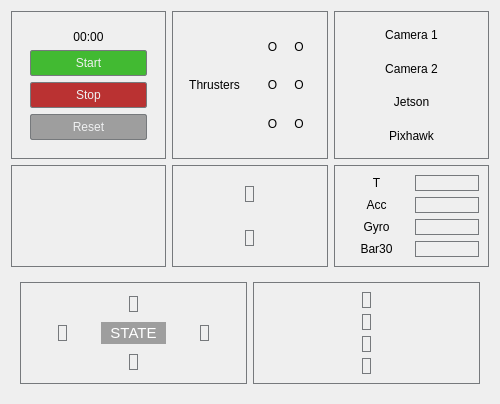
     <widget class="QFrame" name="main_right_frame">
      <property name="minimumSize">
       <size>
        <width>500</width>
        <height>0</height>
       </size>
      </property>
      <property name="maximumSize">
       <size>
        <width>200</width>
        <height>16777215</height>
       </size>
      </property>
      <property name="styleSheet">
       <string notr="true">border: none;</string>
      </property>
      <property name="frameShape">
       <enum>QFrame::StyledPanel</enum>
      </property>
      <property name="frameShadow">
       <enum>QFrame::Raised</enum>
      </property>
      <layout class="QGridLayout" name="gridLayout">
       <item row="0" column="2">
        <widget class="QFrame" name="frame_2">
         <property name="maximumSize">
          <size>
           <width>16777215</width>
           <height>16777215</height>
          </size>
         </property>
         <property name="styleSheet">
          <string notr="true">border: 1px solid #76797C;</string>
         </property>
         <property name="frameShape">
          <enum>QFrame::StyledPanel</enum>
         </property>
         <property name="frameShadow">
          <enum>QFrame::Raised</enum>
         </property>
         <layout class="QVBoxLayout" name="verticalLayout_2">
          <item>
           <widget class="QFrame" name="frame_3">
            <property name="styleSheet">
             <string notr="true">border: none;</string>
            </property>
            <property name="frameShape">
             <enum>QFrame::StyledPanel</enum>
            </property>
            <property name="frameShadow">
             <enum>QFrame::Raised</enum>
            </property>
            <layout class="QVBoxLayout" name="verticalLayout_4">
             <item>
              <widget class="QLabel" name="timerLabel">
               <property name="styleSheet">
                <string notr="true">border: none;</string>
               </property>
               <property name="text">
                <string>00:00</string>
               </property>
               <property name="alignment">
                <set>Qt::AlignCenter</set>
               </property>
              </widget>
             </item>
             <item>
              <widget class="QPushButton" name="startButton">
               <property name="styleSheet">
                <string notr="true">
QPushButton
{
    color: #eff0f1;
    background-color: #42ba32;
    border-width: 1px;
    border-color: #76797C;
    border-style: solid;
    padding: 5px;
    border-radius: 2px;
    outline: none;
}

QPushButton:disabled
{
    background-color: #a6a6a6;
    border-width: 1px;
    border-color: #454545;
    border-style: solid;
    padding-top: 5px;
    padding-bottom: 5px;
    padding-left: 10px;
    padding-right: 10px;
    border-radius: 2px;
    color: #454545;
}

QPushButton:focus {
    background-color: #4edb3b;
    color: white;
}

QPushButton:pressed
{
    background-color: #42ba32;
    padding-top: -15px;
    padding-bottom: -17px;
}</string>
               </property>
               <property name="text">
                <string>Start</string>
               </property>
              </widget>
             </item>
             <item>
              <widget class="QPushButton" name="stopButton">
               <property name="styleSheet">
                <string notr="true">
QPushButton
{
    color: #eff0f1;
    background-color: #ba3232;
    border-width: 1px;
    border-color: #76797C;
    border-style: solid;
    padding: 5px;
    border-radius: 2px;
    outline: none;
}

QPushButton:disabled
{
    background-color: #a6a6a6;
    border-width: 1px;
    border-color: #454545;
    border-style: solid;
    padding-top: 5px;
    padding-bottom: 5px;
    padding-left: 10px;
    padding-right: 10px;
    border-radius: 2px;
    color: #454545;
}

QPushButton:focus {
    background-color: #db3b3b;
    color: white;
}

QPushButton:pressed
{
    background-color: #ba3232;
    padding-top: -15px;
    padding-bottom: -17px;
}</string>
               </property>
               <property name="text">
                <string>Stop</string>
               </property>
              </widget>
             </item>
             <item>
              <widget class="QPushButton" name="resetButton">
               <property name="styleSheet">
                <string notr="true">
QPushButton
{
    color: #eff0f1;
    background-color: #9e9e9e;
    border-width: 1px;
    border-color: #76797C;
    border-style: solid;
    padding: 5px;
    border-radius: 2px;
    outline: none;
}

QPushButton:disabled
{
    background-color: #a6a6a6;
    border-width: 1px;
    border-color: #454545;
    border-style: solid;
    padding-top: 5px;
    padding-bottom: 5px;
    padding-left: 10px;
    padding-right: 10px;
    border-radius: 2px;
    color: #454545;
}

QPushButton:focus {
    background-color: #bababa ;
    color: white;
}

QPushButton:pressed
{
    background-color: #dbdbdb;
    padding-top: -15px;
    padding-bottom: -17px;
}</string>
               </property>
               <property name="text">
                <string>Reset</string>
               </property>
              </widget>
             </item>
            </layout>
           </widget>
          </item>
         </layout>
        </widget>
       </item>
       <item row="0" column="3">
        <widget class="QFrame" name="indicators_2">
         <property name="styleSheet">
          <string notr="true">border: 1px solid #76797C;</string>
         </property>
         <property name="frameShape">
          <enum>QFrame::StyledPanel</enum>
         </property>
         <property name="frameShadow">
          <enum>QFrame::Raised</enum>
         </property>
         <layout class="QHBoxLayout" name="horizontalLayout_4">
          <item>
           <widget class="QLabel" name="thrusters_indicators">
            <property name="styleSheet">
             <string notr="true">border: none;</string>
            </property>
            <property name="text">
             <string>Thrusters</string>
            </property>
            <property name="alignment">
             <set>Qt::AlignCenter</set>
            </property>
           </widget>
          </item>
          <item>
           <widget class="QFrame" name="frame_16">
            <property name="styleSheet">
             <string notr="true">border: none;</string>
            </property>
            <property name="frameShape">
             <enum>QFrame::StyledPanel</enum>
            </property>
            <property name="frameShadow">
             <enum>QFrame::Raised</enum>
            </property>
            <layout class="QGridLayout" name="gridLayout_3">
             <item row="0" column="0">
              <widget class="QLabel" name="frnt_lft">
               <property name="text">
                <string>O</string>
               </property>
               <property name="alignment">
                <set>Qt::AlignCenter</set>
               </property>
              </widget>
             </item>
             <item row="1" column="0">
              <widget class="QLabel" name="mid_lft">
               <property name="text">
                <string>O</string>
               </property>
               <property name="alignment">
                <set>Qt::AlignCenter</set>
               </property>
              </widget>
             </item>
             <item row="0" column="1">
              <widget class="QLabel" name="frnt_rght">
               <property name="text">
                <string>O</string>
               </property>
               <property name="alignment">
                <set>Qt::AlignCenter</set>
               </property>
              </widget>
             </item>
             <item row="2" column="0">
              <widget class="QLabel" name="bck_lft">
               <property name="text">
                <string>O</string>
               </property>
               <property name="alignment">
                <set>Qt::AlignCenter</set>
               </property>
              </widget>
             </item>
             <item row="1" column="1">
              <widget class="QLabel" name="mid_rght">
               <property name="text">
                <string>O</string>
               </property>
               <property name="alignment">
                <set>Qt::AlignCenter</set>
               </property>
              </widget>
             </item>
             <item row="2" column="1">
              <widget class="QLabel" name="bck_rght">
               <property name="text">
                <string>O</string>
               </property>
               <property name="alignment">
                <set>Qt::AlignCenter</set>
               </property>
              </widget>
             </item>
            </layout>
           </widget>
          </item>
         </layout>
        </widget>
       </item>
       <item row="8" column="2" colspan="3">
        <widget class="QFrame" name="frame_7">
         <property name="maximumSize">
          <size>
           <width>16777215</width>
           <height>16777215</height>
          </size>
         </property>
         <property name="styleSheet">
          <string notr="true">border: none;</string>
         </property>
         <property name="frameShape">
          <enum>QFrame::StyledPanel</enum>
         </property>
         <property name="frameShadow">
          <enum>QFrame::Raised</enum>
         </property>
         <layout class="QHBoxLayout" name="horizontalLayout_3">
          <item>
           <widget class="QFrame" name="frame_13">
            <property name="minimumSize">
             <size>
              <width>150</width>
              <height>0</height>
             </size>
            </property>
            <property name="styleSheet">
             <string notr="true">border: 1px solid #76797C;</string>
            </property>
            <property name="frameShape">
             <enum>QFrame::StyledPanel</enum>
            </property>
            <property name="frameShadow">
             <enum>QFrame::Raised</enum>
            </property>
            <layout class="QGridLayout" name="gridLayout_2">
             <item row="4" column="1" alignment="Qt::AlignHCenter|Qt::AlignVCenter">
              <widget class="QLabel" name="backwardBtn">
               <property name="toolTip">
                <string>&lt;html&gt;&lt;head/&gt;&lt;body&gt;&lt;p&gt;&lt;img src=&quot;:/qss_icons/icons/bckwrd-arrow.png&quot;/&gt;&lt;/p&gt;&lt;/body&gt;&lt;/html&gt;</string>
               </property>
               <property name="whatsThis">
                <string>&lt;html&gt;&lt;head/&gt;&lt;body&gt;&lt;p&gt;&lt;img src=&quot;:/qss_icons/icons/bckwrd-arrow.png&quot;/&gt;&lt;/p&gt;&lt;/body&gt;&lt;/html&gt;</string>
               </property>
               <property name="frameShadow">
                <enum>QFrame::Plain</enum>
               </property>
               <property name="lineWidth">
                <number>0</number>
               </property>
               <property name="text">
                <string/>
               </property>
               <property name="pixmap">
                <pixmap>qss_icons/icons/bckwrd-arrow.png</pixmap>
               </property>
               <property name="scaledContents">
                <bool>true</bool>
               </property>
               <property name="alignment">
                <set>Qt::AlignCenter</set>
               </property>
               <property name="wordWrap">
                <bool>true</bool>
               </property>
              </widget>
             </item>
             <item row="3" column="0" alignment="Qt::AlignHCenter|Qt::AlignVCenter">
              <widget class="QLabel" name="leftBtn">
               <property name="toolTip">
                <string>&lt;html&gt;&lt;head/&gt;&lt;body&gt;&lt;p&gt;&lt;img src=&quot;:/qss_icons/icons/left-arrow.png&quot;/&gt;&lt;/p&gt;&lt;/body&gt;&lt;/html&gt;</string>
               </property>
               <property name="whatsThis">
                <string>&lt;html&gt;&lt;head/&gt;&lt;body&gt;&lt;p&gt;&lt;img src=&quot;:/qss_icons/icons/left-arrow.png&quot;/&gt;&lt;/p&gt;&lt;/body&gt;&lt;/html&gt;</string>
               </property>
               <property name="frameShadow">
                <enum>QFrame::Plain</enum>
               </property>
               <property name="lineWidth">
                <number>0</number>
               </property>
               <property name="text">
                <string/>
               </property>
               <property name="pixmap">
                <pixmap>qss_icons/icons/left-arrow.png</pixmap>
               </property>
               <property name="scaledContents">
                <bool>true</bool>
               </property>
               <property name="wordWrap">
                <bool>true</bool>
               </property>
               <property name="indent">
                <number>0</number>
               </property>
              </widget>
             </item>
             <item row="3" column="1">
              <widget class="QPushButton" name="pushButton_9">
               <property name="enabled">
                <bool>false</bool>
               </property>
               <property name="layoutDirection">
                <enum>Qt::LeftToRight</enum>
               </property>
               <property name="autoFillBackground">
                <bool>false</bool>
               </property>
               <property name="styleSheet">
                <string notr="true">border: none;
font: 15px;
color: #ffffff;
background-color: #9e9e9e;
  border: 2px solid #9e9e9e;
  border-radius: 16px;</string>
               </property>
               <property name="text">
                <string>STATE</string>
               </property>
              </widget>
             </item>
             <item row="3" column="2" alignment="Qt::AlignHCenter|Qt::AlignVCenter">
              <widget class="QLabel" name="rightBtn">
               <property name="toolTip">
                <string>&lt;html&gt;&lt;head/&gt;&lt;body&gt;&lt;p&gt;&lt;img src=&quot;:/qss_icons/icons/right-arrow.png&quot;/&gt;&lt;/p&gt;&lt;/body&gt;&lt;/html&gt;</string>
               </property>
               <property name="whatsThis">
                <string>&lt;html&gt;&lt;head/&gt;&lt;body&gt;&lt;p&gt;&lt;img src=&quot;:/qss_icons/icons/right-arrow.png&quot;/&gt;&lt;/p&gt;&lt;/body&gt;&lt;/html&gt;</string>
               </property>
               <property name="frameShadow">
                <enum>QFrame::Plain</enum>
               </property>
               <property name="lineWidth">
                <number>0</number>
               </property>
               <property name="text">
                <string/>
               </property>
               <property name="pixmap">
                <pixmap>qss_icons/icons/right-arrow.png</pixmap>
               </property>
               <property name="scaledContents">
                <bool>true</bool>
               </property>
               <property name="alignment">
                <set>Qt::AlignCenter</set>
               </property>
               <property name="indent">
                <number>0</number>
               </property>
              </widget>
             </item>
             <item row="1" column="1" alignment="Qt::AlignHCenter|Qt::AlignVCenter">
              <widget class="QLabel" name="forwardBtn">
               <property name="toolTip">
                <string>&lt;html&gt;&lt;head/&gt;&lt;body&gt;&lt;p&gt;&lt;img src=&quot;:/qss_icons/icons/frwrd-arrow.png&quot;/&gt;&lt;/p&gt;&lt;/body&gt;&lt;/html&gt;</string>
               </property>
               <property name="whatsThis">
                <string>&lt;html&gt;&lt;head/&gt;&lt;body&gt;&lt;p&gt;&lt;img src=&quot;:/qss_icons/icons/frwrd-arrow.png&quot;/&gt;&lt;/p&gt;&lt;/body&gt;&lt;/html&gt;</string>
               </property>
               <property name="frameShadow">
                <enum>QFrame::Plain</enum>
               </property>
               <property name="lineWidth">
                <number>0</number>
               </property>
               <property name="text">
                <string/>
               </property>
               <property name="pixmap">
                <pixmap>qss_icons/icons/frwrd-arrow.png</pixmap>
               </property>
               <property name="scaledContents">
                <bool>true</bool>
               </property>
               <property name="alignment">
                <set>Qt::AlignCenter</set>
               </property>
               <property name="wordWrap">
                <bool>true</bool>
               </property>
              </widget>
             </item>
            </layout>
           </widget>
          </item>
          <item>
           <widget class="QFrame" name="frame_12">
            <property name="styleSheet">
             <string notr="true">border: 1px solid #76797C;</string>
            </property>
            <property name="frameShape">
             <enum>QFrame::StyledPanel</enum>
            </property>
            <property name="frameShadow">
             <enum>QFrame::Raised</enum>
            </property>
            <layout class="QVBoxLayout" name="verticalLayout_6">
             <item alignment="Qt::AlignHCenter|Qt::AlignVCenter">
              <widget class="QLabel" name="cwBtn">
               <property name="toolTip">
                <string>&lt;html&gt;&lt;head/&gt;&lt;body&gt;&lt;p&gt;&lt;img src=&quot;:/qss_icons/icons/cw.png&quot;/&gt;&lt;/p&gt;&lt;/body&gt;&lt;/html&gt;</string>
               </property>
               <property name="whatsThis">
                <string>&lt;html&gt;&lt;head/&gt;&lt;body&gt;&lt;p&gt;&lt;img src=&quot;:/qss_icons/icons/cw.png&quot;/&gt;&lt;/p&gt;&lt;/body&gt;&lt;/html&gt;</string>
               </property>
               <property name="text">
                <string/>
               </property>
               <property name="pixmap">
                <pixmap>qss_icons/icons/cw.png</pixmap>
               </property>
               <property name="scaledContents">
                <bool>true</bool>
               </property>
               <property name="alignment">
                <set>Qt::AlignCenter</set>
               </property>
               <property name="indent">
                <number>0</number>
               </property>
              </widget>
             </item>
             <item alignment="Qt::AlignHCenter">
              <widget class="QLabel" name="upBtn">
               <property name="toolTip">
                <string>&lt;html&gt;&lt;head/&gt;&lt;body&gt;&lt;p&gt;&lt;img src=&quot;:/qss_icons/icons/upward-arrow.png&quot;/&gt;&lt;/p&gt;&lt;/body&gt;&lt;/html&gt;</string>
               </property>
               <property name="whatsThis">
                <string>&lt;html&gt;&lt;head/&gt;&lt;body&gt;&lt;p&gt;&lt;img src=&quot;:/qss_icons/icons/upward-arrow.png&quot;/&gt;&lt;/p&gt;&lt;/body&gt;&lt;/html&gt;</string>
               </property>
               <property name="text">
                <string/>
               </property>
               <property name="pixmap">
                <pixmap>qss_icons/icons/upward-arrow.png</pixmap>
               </property>
               <property name="scaledContents">
                <bool>true</bool>
               </property>
               <property name="indent">
                <number>0</number>
               </property>
               <property name="openExternalLinks">
                <bool>false</bool>
               </property>
              </widget>
             </item>
             <item alignment="Qt::AlignHCenter">
              <widget class="QLabel" name="downBtn">
               <property name="toolTip">
                <string>&lt;html&gt;&lt;head/&gt;&lt;body&gt;&lt;p&gt;&lt;img src=&quot;:/qss_icons/icons/downward-arrow.png&quot;/&gt;&lt;/p&gt;&lt;/body&gt;&lt;/html&gt;</string>
               </property>
               <property name="whatsThis">
                <string>&lt;html&gt;&lt;head/&gt;&lt;body&gt;&lt;p&gt;&lt;img src=&quot;:/qss_icons/icons/downward-arrow.png&quot;/&gt;&lt;/p&gt;&lt;/body&gt;&lt;/html&gt;</string>
               </property>
               <property name="text">
                <string/>
               </property>
               <property name="pixmap">
                <pixmap>qss_icons/icons/downward-arrow.png</pixmap>
               </property>
               <property name="scaledContents">
                <bool>true</bool>
               </property>
               <property name="indent">
                <number>0</number>
               </property>
              </widget>
             </item>
             <item alignment="Qt::AlignHCenter|Qt::AlignVCenter">
              <widget class="QLabel" name="ccwBtn">
               <property name="toolTip">
                <string>&lt;html&gt;&lt;head/&gt;&lt;body&gt;&lt;p&gt;&lt;img src=&quot;:/qss_icons/icons/ccw.png&quot;/&gt;&lt;/p&gt;&lt;/body&gt;&lt;/html&gt;</string>
               </property>
               <property name="whatsThis">
                <string>&lt;html&gt;&lt;head/&gt;&lt;body&gt;&lt;p&gt;&lt;img src=&quot;:/qss_icons/icons/ccw.png&quot;/&gt;&lt;/p&gt;&lt;/body&gt;&lt;/html&gt;</string>
               </property>
               <property name="text">
                <string/>
               </property>
               <property name="pixmap">
                <pixmap>qss_icons/icons/ccw.png</pixmap>
               </property>
               <property name="scaledContents">
                <bool>true</bool>
               </property>
               <property name="alignment">
                <set>Qt::AlignCenter</set>
               </property>
               <property name="indent">
                <number>0</number>
               </property>
              </widget>
             </item>
            </layout>
           </widget>
          </item>
         </layout>
        </widget>
       </item>
       <item row="2" column="4">
        <widget class="QFrame" name="indicators_3">
         <property name="styleSheet">
          <string notr="true">border: 1px solid #76797C;</string>
         </property>
         <property name="frameShape">
          <enum>QFrame::StyledPanel</enum>
         </property>
         <property name="frameShadow">
          <enum>QFrame::Raised</enum>
         </property>
         <layout class="QGridLayout" name="gridLayout_4">
          <item row="2" column="0">
           <widget class="QLabel" name="gyro">
            <property name="styleSheet">
             <string notr="true">border: none;</string>
            </property>
            <property name="text">
             <string>Gyro</string>
            </property>
            <property name="alignment">
             <set>Qt::AlignCenter</set>
            </property>
           </widget>
          </item>
          <item row="0" column="0">
           <widget class="QLabel" name="temp">
            <property name="styleSheet">
             <string notr="true">border: none;</string>
            </property>
            <property name="text">
             <string>T</string>
            </property>
            <property name="alignment">
             <set>Qt::AlignCenter</set>
            </property>
           </widget>
          </item>
          <item row="1" column="0">
           <widget class="QLabel" name="acce">
            <property name="styleSheet">
             <string notr="true">border: none;</string>
            </property>
            <property name="text">
             <string>Acc</string>
            </property>
            <property name="alignment">
             <set>Qt::AlignCenter</set>
            </property>
           </widget>
          </item>
          <item row="1" column="1">
           <widget class="QLabel" name="vAcce">
            <property name="text">
             <string/>
            </property>
           </widget>
          </item>
          <item row="0" column="1">
           <widget class="QLabel" name="vTemp">
            <property name="text">
             <string/>
            </property>
           </widget>
          </item>
          <item row="3" column="1">
           <widget class="QLabel" name="vBar30">
            <property name="text">
             <string/>
            </property>
           </widget>
          </item>
          <item row="2" column="1">
           <widget class="QLabel" name="vGyro">
            <property name="text">
             <string/>
            </property>
           </widget>
          </item>
          <item row="3" column="0">
           <widget class="QLabel" name="bar30">
            <property name="styleSheet">
             <string notr="true">border: none;</string>
            </property>
            <property name="text">
             <string>Bar30</string>
            </property>
            <property name="alignment">
             <set>Qt::AlignCenter</set>
            </property>
           </widget>
          </item>
         </layout>
         <zorder>bar30</zorder>
         <zorder>gyro</zorder>
         <zorder>acce</zorder>
         <zorder>vTemp</zorder>
         <zorder>vAcce</zorder>
         <zorder>vGyro</zorder>
         <zorder>vBar30</zorder>
         <zorder>temp</zorder>
        </widget>
       </item>
       <item row="0" column="4">
        <widget class="QFrame" name="indicators_1">
         <property name="styleSheet">
          <string notr="true">border: 1px solid #76797C;</string>
         </property>
         <property name="frameShape">
          <enum>QFrame::StyledPanel</enum>
         </property>
         <property name="frameShadow">
          <enum>QFrame::Raised</enum>
         </property>
         <layout class="QVBoxLayout" name="verticalLayout_10">
          <item>
           <widget class="QLabel" name="cam1">
            <property name="styleSheet">
             <string notr="true">border: none;</string>
            </property>
            <property name="text">
             <string>Camera 1</string>
            </property>
            <property name="alignment">
             <set>Qt::AlignCenter</set>
            </property>
           </widget>
          </item>
          <item>
           <widget class="QLabel" name="cam2">
            <property name="styleSheet">
             <string notr="true">border: none;</string>
            </property>
            <property name="text">
             <string>Camera 2</string>
            </property>
            <property name="alignment">
             <set>Qt::AlignCenter</set>
            </property>
           </widget>
          </item>
          <item>
           <widget class="QLabel" name="Jetson">
            <property name="styleSheet">
             <string notr="true">border: none;</string>
            </property>
            <property name="text">
             <string>Jetson</string>
            </property>
            <property name="alignment">
             <set>Qt::AlignCenter</set>
            </property>
           </widget>
          </item>
          <item>
           <widget class="QLabel" name="Pixhawk">
            <property name="styleSheet">
             <string notr="true">border: none;</string>
            </property>
            <property name="text">
             <string>Pixhawk</string>
            </property>
            <property name="alignment">
             <set>Qt::AlignCenter</set>
            </property>
           </widget>
          </item>
         </layout>
        </widget>
       </item>
       <item row="2" column="2">
        <widget class="QFrame" name="frame_11">
         <property name="styleSheet">
          <string notr="true">border: 1px solid #76797C;</string>
         </property>
         <property name="frameShape">
          <enum>QFrame::StyledPanel</enum>
         </property>
         <property name="frameShadow">
          <enum>QFrame::Raised</enum>
         </property>
         <layout class="QVBoxLayout" name="verticalLayout_9">
          <item>
           <widget class="AnalogGaugeWidget" name="analog_widget" native="true">
            <property name="styleSheet">
             <string notr="true">border: none;</string>
            </property>
           </widget>
          </item>
         </layout>
        </widget>
       </item>
       <item row="2" column="3">
        <widget class="QFrame" name="frame_17">
         <property name="styleSheet">
          <string notr="true">border: 1px solid #76797C;
</string>
         </property>
         <property name="frameShape">
          <enum>QFrame::StyledPanel</enum>
         </property>
         <property name="frameShadow">
          <enum>QFrame::Raised</enum>
         </property>
         <property name="lineWidth">
          <number>2</number>
         </property>
         <layout class="QGridLayout" name="gridLayout_5">
          <item row="4" column="0" alignment="Qt::AlignHCenter|Qt::AlignVCenter">
           <widget class="QLabel" name="closedGripper">
            <property name="toolTip">
             <string>&lt;html&gt;&lt;head/&gt;&lt;body&gt;&lt;p&gt;&lt;img src=&quot;:/qss_icons/icons/grapper-close.png&quot;/&gt;&lt;/p&gt;&lt;/body&gt;&lt;/html&gt;</string>
            </property>
            <property name="whatsThis">
             <string>&lt;html&gt;&lt;head/&gt;&lt;body&gt;&lt;p&gt;&lt;img src=&quot;:/qss_icons/icons/grapper-close.png&quot;/&gt;&lt;/p&gt;&lt;/body&gt;&lt;/html&gt;</string>
            </property>
            <property name="lineWidth">
             <number>0</number>
            </property>
            <property name="text">
             <string/>
            </property>
            <property name="pixmap">
             <pixmap>qss_icons/icons/grapper-close.png</pixmap>
            </property>
            <property name="scaledContents">
             <bool>true</bool>
            </property>
            <property name="alignment">
             <set>Qt::AlignCenter</set>
            </property>
            <property name="wordWrap">
             <bool>false</bool>
            </property>
            <property name="indent">
             <number>0</number>
            </property>
            <property name="openExternalLinks">
             <bool>false</bool>
            </property>
           </widget>
          </item>
          <item row="0" column="0" alignment="Qt::AlignHCenter|Qt::AlignVCenter">
           <widget class="QLabel" name="openGripper">
            <property name="toolTip">
             <string>&lt;html&gt;&lt;head/&gt;&lt;body&gt;&lt;p&gt;&lt;img src=&quot;:/qss_icons/icons/grapper-open.png&quot;/&gt;&lt;/p&gt;&lt;/body&gt;&lt;/html&gt;</string>
            </property>
            <property name="whatsThis">
             <string>&lt;html&gt;&lt;head/&gt;&lt;body&gt;&lt;p&gt;&lt;img src=&quot;:/qss_icons/icons/grapper-open.png&quot;/&gt;&lt;/p&gt;&lt;/body&gt;&lt;/html&gt;</string>
            </property>
            <property name="lineWidth">
             <number>0</number>
            </property>
            <property name="text">
             <string/>
            </property>
            <property name="pixmap">
             <pixmap>qss_icons/icons/grapper-open.png</pixmap>
            </property>
            <property name="scaledContents">
             <bool>true</bool>
            </property>
           </widget>
          </item>
         </layout>
        </widget>
       </item>
      </layout>
     </widget>
